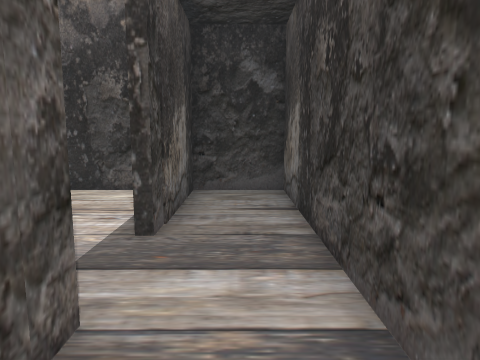
view 1 (above)

16 first-person views from a walk through a scene from a Unity 3-D project. The camera is 1.5 m above the floor, tilts 8° down and sees 70° across. Doors are open. The floor is counted in squares, 1 m on a side. Each view is taken from the middle of a square. On the plan, view 1 faces up. The plan holds only what a view shows up to about 16 squares ahead; the rest is blank. The place goes on beyond the plan. The player is left out. Some animated figures are not drawn. Some surface patterns are stand-ins.

view 2
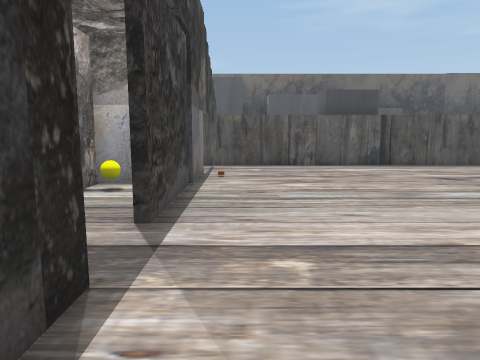

view 3
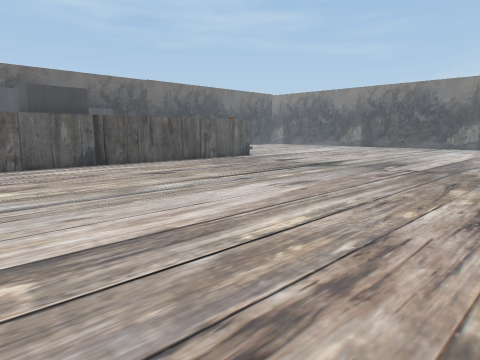

view 4
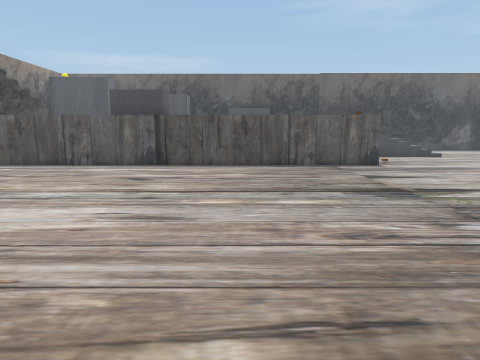

view 5
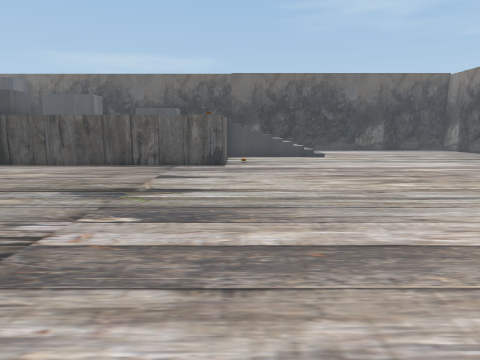

view 6
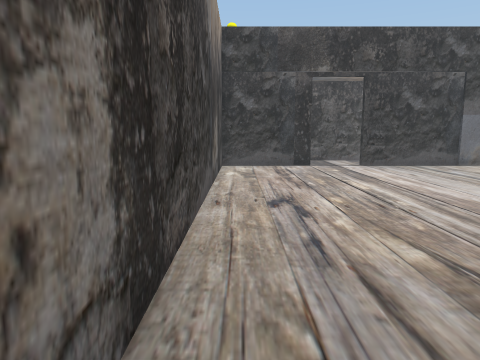

view 7
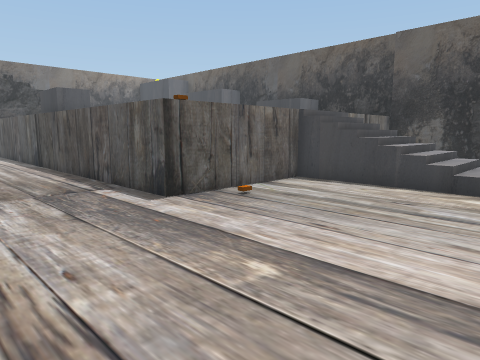

view 8
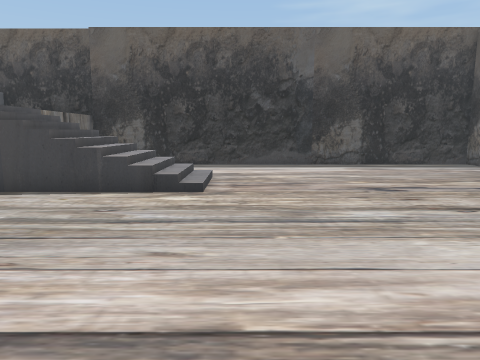

view 9
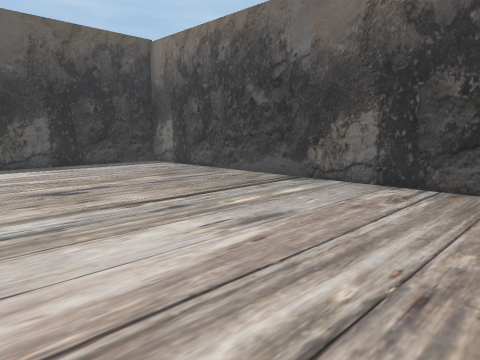

view 10
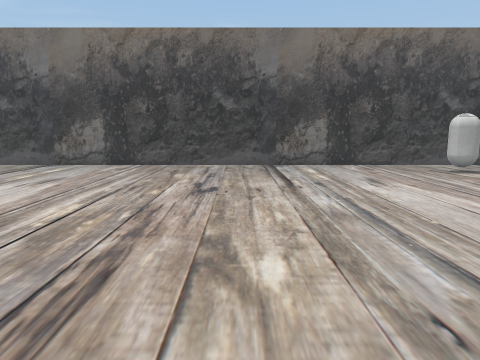

view 11
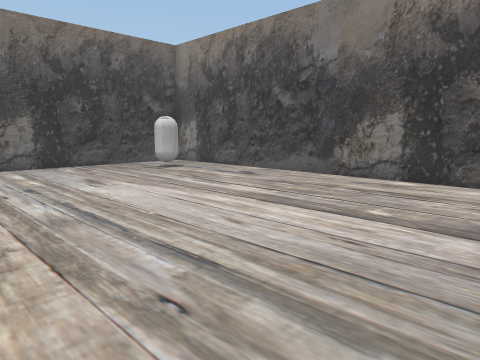

view 12
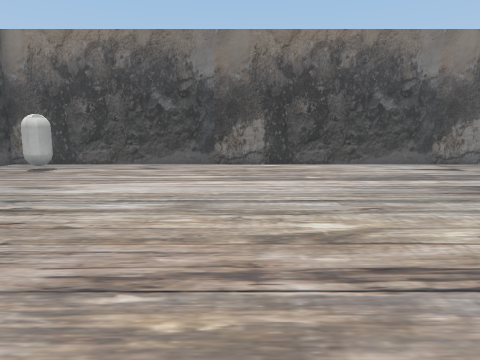

view 13
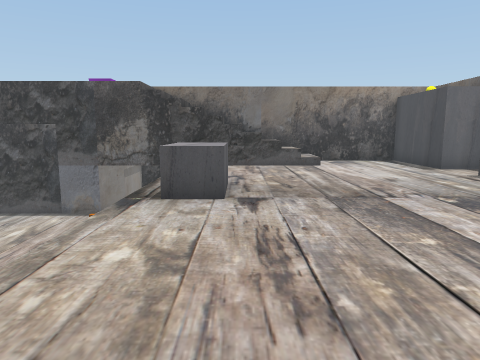

view 14
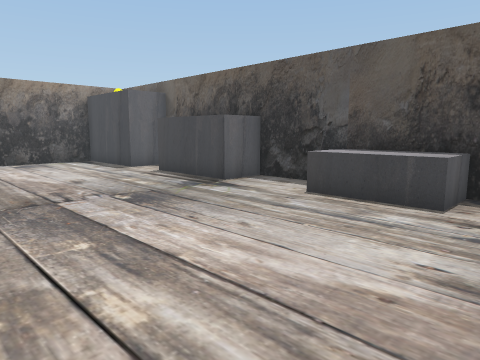

view 15
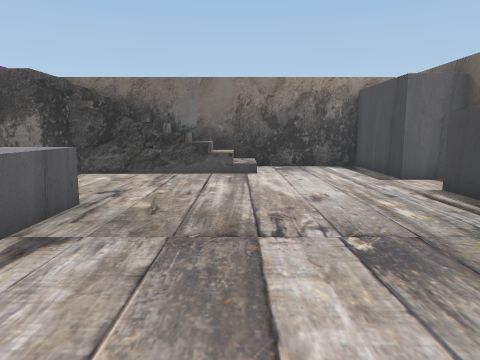

view 16
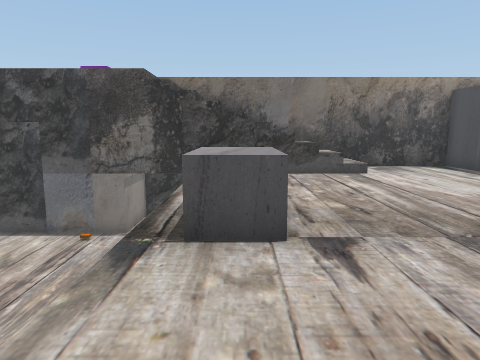

### Floor plan
Key: @ floor where view 1 was taken; # wall or solid block; . main floor; : floor 2.25 m higher than the main floor; / step, stairs or slope; D open door; = window, fence, low wall or low ledge; ^ raised ledge; v drop or lower ground; C capsule; O other object.
Columns run from 37 left of view 1 to 1 right of it. Each row starts with its distance up from view 1.
  9 #######################################
  8 #...................................#.#
  7 #..C................................#.#
  6 #..CC...............................#.#
  5 #..................................DD.#
  4 #..................................DD.#
  3 #..................................DD.#
  2 #...................................D.#
  1 #...................................#.
  0 #...................................#@
 -1 #...................................#O#
 -2 #..................................####
 -3 #..................................#
 -4 #..................................##
 -5 #...................................###
 -6 #...................................  #
 -7 #..................vvvvvvvvv###vvvv.  ^
 -8 #.................#   ::::::^^^::::#//^
 -9 #.................#   ::::::^^^::::v//#
-10 #.................# : :::::::::::::v//#
-11 #.................# : :::::::::::::=//#
-12 #.................#  ::::::::::::::=//#
-13 #...........//////  :::::::::::::::://#
-14 #...........//////  ::::::::::::::::::#
-15 #...........//////   :::::::::::::::::#
-16 #............        :::::::::::::::::#
-17 #............        :::::::::::::::::#
-18 #.............       :^^^:::####::#####
-19 #.............    #  :^^^^::#  ##:#
-20 #######################^^####     #

Positions as (right, up) in squares from view 1, and headings:
1: (0, 0), facing up
2: (-3, 8), facing down
3: (-3, 8), facing down-left
4: (-13, 8), facing down
5: (-20, 8), facing down
6: (-17, 8), facing right
7: (-26, -3), facing down-right
8: (-26, -4), facing down
9: (-27, -4), facing down-left
10: (-21, -2), facing left
11: (-21, -2), facing up-left
12: (-26, -7), facing up
13: (-17, -10), facing right
14: (-17, -11), facing down-right
15: (-14, -13), facing right
16: (-14, -9), facing right
